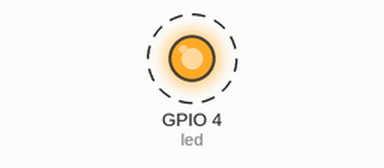
A program run on a simulated Raspberry Pi (BCM pin numbers). Parts: output pins drawn as LEDs (lit = HIGH). Dashed ring = blinking. What the program prints to the terminal is not drawn. At 10.0 s the program stops and its outputs stay as they are.

Above: at 0.2 s.
Timing chart, 0 to 3.0 s (numbered marks = the images above):
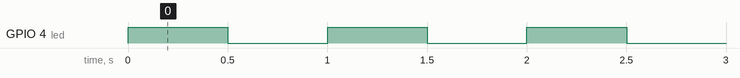

The program:

simple_1.py
```python
'''
simple example blinking the LED connected to the
pin 4 on GPIO.
'''

from gpiozero import LED
from time import sleep

# initialize button and LED
led = LED(4)


def led_on_off():
    for ix in range(10):
        print "iteration: %d" % ix
        led.on()
        sleep(0.5)
        led.off()
        sleep(0.5)


if __name__ == "__main__":
    try:
        led_on_off()

    except KeyboardInterrupt:
        exit(0)
```

Measured:
- by itself, GPIO 4 (led): alternates HIGH for 0.50 s and LOW for 0.50 s, 20 changes in all, then stays LOW
